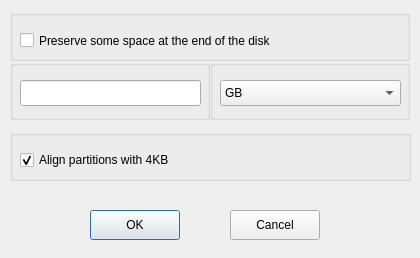
<?xml version="1.0" encoding="UTF-8"?>
<ui version="4.0">
 <class>PartCfgDialog</class>
 <widget class="QDialog" name="PartCfgDialog">
  <property name="geometry">
   <rect>
    <x>0</x>
    <y>0</y>
    <width>420</width>
    <height>258</height>
   </rect>
  </property>
  <property name="windowTitle">
   <string>Partition Configuration</string>
  </property>
  <widget class="QPushButton" name="pushButtonOK">
   <property name="geometry">
    <rect>
     <x>90</x>
     <y>210</y>
     <width>90</width>
     <height>30</height>
    </rect>
   </property>
   <property name="text">
    <string>OK</string>
   </property>
  </widget>
  <widget class="QPushButton" name="pushButtonCancel">
   <property name="geometry">
    <rect>
     <x>230</x>
     <y>210</y>
     <width>90</width>
     <height>30</height>
    </rect>
   </property>
   <property name="text">
    <string>Cancel</string>
   </property>
  </widget>
  <widget class="QGroupBox" name="groupBox">
   <property name="geometry">
    <rect>
     <x>10</x>
     <y>10</y>
     <width>400</width>
     <height>51</height>
    </rect>
   </property>
   <property name="title">
    <string/>
   </property>
   <widget class="QCheckBox" name="checkBox">
    <property name="geometry">
     <rect>
      <x>10</x>
      <y>10</y>
      <width>381</width>
      <height>41</height>
     </rect>
    </property>
    <property name="text">
     <string>Preserve some space at the end of the disk</string>
    </property>
    <property name="autoRepeatInterval">
     <number>0</number>
    </property>
   </widget>
  </widget>
  <widget class="QGroupBox" name="groupBox_2">
   <property name="geometry">
    <rect>
     <x>10</x>
     <y>60</y>
     <width>200</width>
     <height>60</height>
    </rect>
   </property>
   <property name="title">
    <string/>
   </property>
   <widget class="QLineEdit" name="lineEdit">
    <property name="geometry">
     <rect>
      <x>10</x>
      <y>20</y>
      <width>181</width>
      <height>26</height>
     </rect>
    </property>
    <property name="maxLength">
     <number>14</number>
    </property>
   </widget>
  </widget>
  <widget class="QGroupBox" name="groupBox_3">
   <property name="geometry">
    <rect>
     <x>210</x>
     <y>60</y>
     <width>200</width>
     <height>60</height>
    </rect>
   </property>
   <property name="title">
    <string/>
   </property>
   <widget class="QComboBox" name="comboBox">
    <property name="geometry">
     <rect>
      <x>10</x>
      <y>20</y>
      <width>181</width>
      <height>26</height>
     </rect>
    </property>
    <property name="currentIndex">
     <number>1</number>
    </property>
    <item>
     <property name="text">
      <string>MB</string>
     </property>
    </item>
    <item>
     <property name="text">
      <string>GB</string>
     </property>
    </item>
   </widget>
  </widget>
  <widget class="QGroupBox" name="groupBox_4">
   <property name="geometry">
    <rect>
     <x>10</x>
     <y>130</y>
     <width>401</width>
     <height>51</height>
    </rect>
   </property>
   <property name="title">
    <string/>
   </property>
   <widget class="QCheckBox" name="checkBox_2">
    <property name="geometry">
     <rect>
      <x>10</x>
      <y>18</y>
      <width>381</width>
      <height>24</height>
     </rect>
    </property>
    <property name="text">
     <string>Align partitions with 4KB</string>
    </property>
    <property name="checked">
     <bool>true</bool>
    </property>
   </widget>
  </widget>
 </widget>
 <resources/>
 <connections/>
</ui>
